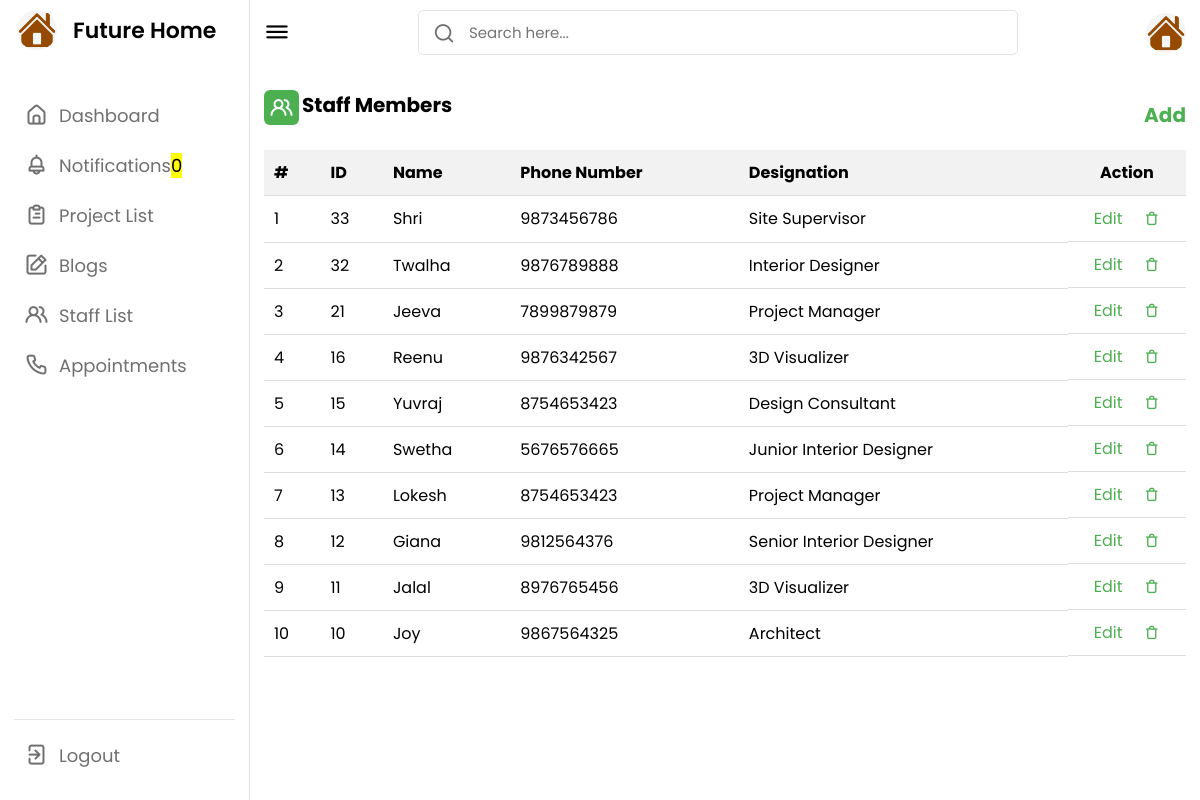
/staff_list/ (signed in), run on the app's committed database.
### future_app/models.py (models this page shows, shortened)
class User(AbstractUser):
    USERNAME_FIELD = 'email'
    REQUIRED_FIELDS = ['username', 'phone_number']
    user_type = models.IntegerField(default=1, choices=userchoices)
    phone_number = models.CharField(max_length=10, null=True, blank=True)
    email = models.EmailField(null=True, blank=True, unique=True)
    created_at = models.DateField(auto_now_add=True)
    name = models.CharField(max_length=100, null=True, blank=True)

class Staff(models.Model):
    staff = models.ForeignKey(User, on_delete=models.CASCADE, related_name='staff_profile')
    designation = models.CharField(max_length=100, null=True, blank=True)
    experience = models.CharField(max_length=100, null=True, blank=True)
    qualification = models.CharField(max_length=100, null=True, blank=True)
    image = models.ImageField(null=True, blank=True, upload_to="images/")

### future_app/views.py (the view)
# urls.py: path('staff_list/', views.staff_list, name='staff_list'),
@login_required
def staff_list(request):
    unread_count = Notification.objects.filter(user=request.user.id, read=False).count()
    stf = User.objects.filter(user_type=2)
    staff_members = Staff.objects.all().order_by('-id')
    return render(request, 'staff_list.html', locals())

### templates/staff_list.html (shortened to what this page needs)
<!DOCTYPE html>
{% load static %}
<html lang="en">
<head>
    <link rel="stylesheet" href="{% static 'css/admin.css' %}">
    <link rel="stylesheet" href="https://cdnjs.cloudflare.com/ajax/libs/font-awesome/6.4.2/css/all.min.css">
    <link rel="stylesheet" href="https://unicons.iconscout.com/release/v4.0.0/css/line.css">
</head>
<body>
    <nav>
        <div class="logo-name">
            <div class="logo-image">
                <img src="{% static 'img/favicon.png' %}" alt="">
            </div>
            <span class="logo_name">Future Home</span>
        </div>
        <div class="menu-items">
            <ul class="nav-links">
                <li><a href="{% url 'AdminDashboard' %}">
                    <i class="uil uil-estate"></i>
                    <span class="link-name">Dashboard</span>
                </a></li>
                <li><a href="{% url 'admin_notification' %}">
                    <i class="uil uil-bell"></i>
                    <span class="link-name">Notifications</i><mark class="big swing">{{ unread_count }}</mark></span>
                </a></li>
                <li><a href="{% url 'admin_project_list' %}">
                    <i class="uil uil-clipboard-alt"></i>
                    <span class="link-name">Project List</span>
                </a></li>
                <li><a href="{% url 'admin_blogs' %}">
                    <i class="uil uil-edit"></i>
                    <span class="link-name">Blogs</span>
                </a></li>
                <li><a href="{% url 'staff_list' %}">
                    <i class="uil uil-users-alt"></i>
                    <span class="link-name">Staff List</span>
                </a></li>
                <li><a href="{% url 'appointment_list' %}">
                    <i class="uil uil-phone"></i>
                    <span class="link-name">Appointments</span>
                </a></li>
            </ul>
            <ul class="logout-mode">
                <li><a href="{% url 'logout' %}">
                    <i class="uil uil-signout"></i>
                    <span class="link-name">Logout</span>
                </a></li>
            </ul>
        </div>
    </nav>
    <section class="dashboard">
        <div class="top">
            <i class="uil uil-bars sidebar-toggle"></i>
            <div class="search-box">
                <i class="uil uil-search"></i>
                <form method="POST" action="{% url 'search_staff' %}">
                    <input type="text" name="search" placeholder="Search here...">
                </form>
            </div>
            <img src="{% static 'images/favicon.png' %}" alt="">
        </div>
        <div class="activity">
            <div class="title">
                <div class="head" style="display:inline-flex; gap:3px;">
                    <i class="uil uil-users-alt"></i>
                    <span class="text">Staff Members</span>
                </div>
                <a class="add" href="{% url 'add_staff' %}">Add</a>
            </div>
            <div class="activity-data">
                {% if searched %}
                    <table>
                        <thead>
                            <tr>
                                <th>#</th>
                                <th>ID</th>
                                <th>Name</th>
                                <th>Phone Number</th>
                                <th>Designation</th>
                                <th>Action</th>
                            </tr>
                        </thead>
                        <tbody>
                            {% for i in searched %}
                                <tr>
                                    <td>{{ forloop.counter }}</td>
                                    <td>{{ i.staff_id }}</td>
                                    <td>{{ i.staff.name }}</td>
                                    <td>{{ i.staff.phone_number }}</td>
                                    <td>{{ i.designation }}</td>
                                    <td class="action-buttons">
                                        <a href="{% url 'edit_staff' i.id %}">Edit</a>
                                        <a href="/delete_staff/{{ i.id }}"><i class="uil uil-trash"></i></a>
                                    </td>
                                </tr>
                            {% endfor %}
                        </tbody>
                    </table>
                {% elif staff_members %}
                    <table>
                        <thead>
                            <tr>
                                <th>#</th>
                                <th>ID</th>
                                <th>Name</th>
                                <th>Phone Number</th>
                                <th>Designation</th>
                                <th>Action</th>
                            </tr>
                        </thead>
                        {% for staff in staff_members %}
                        {% with forloop.counter as counter %}
                        {% for i in stf %}
                            {% if i.id == staff.staff_id %}
                        <tbody>
                                <tr>
                                    <td>{{ counter }}</td>
                                    <td>{{ staff.staff_id }}</td>
                                    <td>{{ i.name }}</td>
                                    <td>{{ i.phone_number }}</td>
                                    <td>{{ staff.designation }}</td>
                                    <td class="action-buttons">
                                        <a href="{% url 'edit_staff' i.id %}">Edit</a>
                                        <a href="/delete_staff/{{ i.id }}"><i class="uil uil-trash"></i></a>
                                    </td>
                                </tr>
                        </tbody>
                            {% endif %}
                        {% endfor %}
                        {% endwith %}
                        {% endfor %}
                    </table>
                {% endif %}
            </div>
        </div>
    </section>
</body>
</html>

### static/css/admin.css (style rules this page uses)
* { margin: 0; padding: 0; box-sizing: border-box; font-family: 'Poppins', sans-serif; }
:root { --primary-color: #4CAF50; --panel-color: #FFF; --text-color: #000; --black-light-color: #707070; --border-color: #e6e5e5; --toggle-color: #DDD; --box1-color: #4DA3FF; --box2-color: #FFE6AC; --box3-color: #E7D1FC; --title-icon-color: #fff; --tran-05: all 0.5s ease; --tran-03: all 0.3s ease; --tran-03: all 0.2s ease; }
body { min-height: 100vh; background-color: var(--primary-color); }
nav { position: fixed; top: 0; left: 0; height: 100%; width: 250px; padding: 10px 14px; background-color: var(--panel-color); border-right: 1px solid var(--border-color); transition: var(--tran-05); }
nav .logo-name { display: flex; align-items: center; }
nav .logo-image { display: flex; justify-content: center; min-width: 45px; }
nav .logo-image img { width: 40px; object-fit: cover; border-radius: 50%; }
nav .logo-name .logo_name { font-size: 22px; font-weight: 600; color: var(--text-color); margin-left: 14px; transition: var(--tran-05); }
nav .menu-items { margin-top: 40px; height: calc(100% - 90px); display: flex; flex-direction: column; justify-content: space-between; }
.menu-items li { list-style: none; }
.menu-items li a { display: flex; align-items: center; height: 50px; text-decoration: none; position: relative; }
.menu-items li a i { font-size: 24px; min-width: 45px; height: 100%; display: flex; align-items: center; justify-content: center; color: var(--black-light-color); }
.menu-items li a .link-name { font-size: 18px; font-weight: 400; color: var(--black-light-color); transition: var(--tran-05); }
.menu-items .logout-mode { padding-top: 10px; border-top: 1px solid var(--border-color); }
.dashboard { position: relative; left: 250px; background-color: var(--panel-color); min-height: 100vh; width: calc(100% - 250px); padding: 10px 14px; transition: var(--tran-05); }
.dashboard .top { position: fixed; top: 0; left: 250px; display: flex; width: calc(100% - 250px); justify-content: space-between; align-items: center; padding: 10px 14px; background-color: var(--panel-color); transition: var(--tran-05); z-index: 10; }
.dashboard .top .sidebar-toggle { font-size: 26px; color: var(--text-color); cursor: pointer; }
.dashboard .top .search-box { position: relative; height: 45px; max-width: 600px; width: 100%; margin: 0 30px; }
.top .search-box input { position: absolute; border: 1px solid var(--border-color); background-color: var(--panel-color); padding: 0 25px 0 50px; border-radius: 5px; height: 100%; width: 100%; color: var(--text-color); font-size: 15px; font-weight: 400; outline: none; }
.top .search-box i { position: absolute; left: 15px; font-size: 22px; z-index: 10; top: 50%; transform: translateY(-50%); color: var(--black-light-color); }
.top img { width: 40px; border-radius: 50%; }
.activity .activity-data { display: flex; }

### templates/staff_list.html (style rules this page uses)
.activity { padding-top: 80px; }
.activity-data { padding-top: 20px; }
.title { display: flex; justify-content: space-between; flex-direction: row; font-size: 20px; font-weight: bolder; gap: 10px; }
.dashboard .title i { position: relative; height: 35px; width: 35px; background-color: var(--primary-color); border-radius: 6px; color: var(--title-icon-color); display: flex; align-items: center; justify-content: center; font-size: 24px; }
.dashboard a { display: inline-block; margin-top: 10px; color: #4CAF50; text-decoration: none; }
table { width: 100%; border-collapse: collapse; }
th, td { padding: 10px; text-align: left; border-bottom: 1px solid #ddd; }
th { background-color: #f2f2f2; }
th:last-child { text-align: center; }
.action-buttons { display: flex; gap: 5px; justify-content: space-evenly; }
.action-buttons a { margin-top: 0; }
.add { display: inline-block; color: #4CAF50; text-decoration: none; }

### data on the page
Staff: staff_id "33", designation "Site Supervisor"
User: counter "1", name "Shri", phone_number "9873456786"
Staff: staff_id "32", designation "Interior Designer"
User: user_type "2", name "Twalha", phone_number "9876789888"
Staff: staff_id "21", designation "Project Manager"
User: counter "3", name "Jeeva", phone_number "7899879879"
Staff: staff_id "16", designation "3D Visualizer"
User: counter "4", name "Reenu", phone_number "9876342567"
Staff: staff_id "15", designation "Design Consultant"
User: counter "5", name "Yuvraj", phone_number "8754653423"
Staff: staff_id "14", designation "Junior Interior Designer"
User: counter "6", name "Swetha", phone_number "5676576665"
Staff: staff_id "13", designation "Project Manager"
User: counter "7", name "Lokesh", phone_number "8754653423"
Staff: staff_id "12", designation "Senior Interior Designer"
User: counter "8", name "Giana", phone_number "9812564376"
Staff: staff_id "11", designation "3D Visualizer"
User: counter "9", name "Jalal", phone_number "8976765456"
Staff: staff_id "10", designation "Architect"
User: id "10", name "Joy", phone_number "9867564325"

### other printed values
{{ unread_count }} "0"
